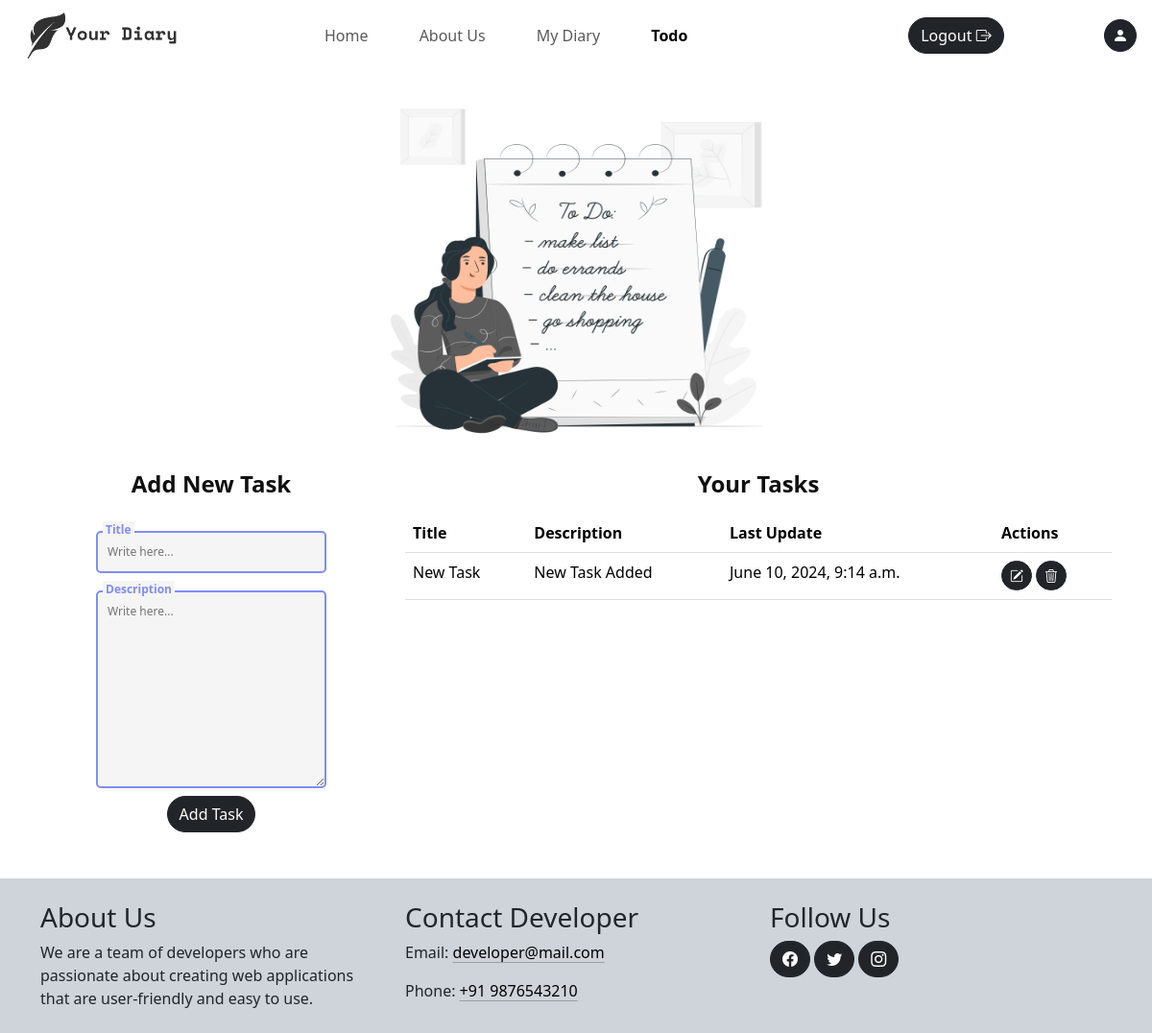
Screenshot of /todo/ (signed in) with the database file from the repository.
### diary/models.py (models this page shows, shortened)
class Todo(models.Model):
    user = models.ForeignKey(User, on_delete=models.CASCADE)
    title = models.CharField(max_length=100)
    description = models.TextField()
    created_at = models.DateTimeField(auto_now_add=True)
    updated_at = models.DateTimeField(auto_now=True)

### diary/views.py (the view)
# urls.py: path("todo/", views.todo, name="todo"),
@login_required(login_url="login")
def todo(request):
	context = {}
	todo_form = TodoForm()
	context["todo_form"] = todo_form
	todos = Todo.objects.filter(user=request.user)
	context["todos"] = todos
	context['activeTodo']="active"
	return render(request, "todo.html", context)

### diary/forms.py
class TodoForm(forms.ModelForm):
	class Meta:
		model = Todo
		fields = ('title', 'description')
		widgets = {
			'title': forms.TextInput(attrs={'class': 'input', 'placeholder': 'Write here...'}),
			'description': forms.Textarea(attrs={'class': 'input', 'placeholder': 'Write here...'}),
		}

### diary/context_processors.py (called while the page is built)
def site(request):
	site = Site.objects.first()  # replace this with your actual query
	return {'site': site}

### diary/templates/todo.html (shortened to what this page needs)
{% extends "base.html" %}
{% load static %}
{% block css %}
	<link rel="stylesheet" href="{% static "css/todo.css" %}">
{% endblock css %}
{% block body %}
	<div class="container todo-page">
		<div class="row todo-image">
			<img src="{% static "media/Todo_list.png" %}" alt="" class="todo-img">
		</div>
		<div class="row">
			<div class="col-sm-4">
				<h4 class='heading text-center'>Add New Task</h4>
				<form action="{% url "addTodo" %}" class="todo-form" method="POST" >{% csrf_token %}
					{% for field in todo_form %}
						<div class="coolinput">
							<label for="{{field.id_for_label}}" class="text">{{field.label}}</label>
							{{field}}  <small class='text-warning'>{{field.errors|striptags}}</small>
						</div>
					{% endfor %}
					<input type="submit" class="btn btn-dark mt-2" value='Add Task'>
				</form>
			</div>
			<div class="col-sm-8">
				<h4 class='heading text-center'>Your Tasks</h4>
				{% if todos %}
					<table class="table table-hover">
						<thead>
							<tr>
								<th>Title</th>
								<th>Description</th>
								<th>Last Update</th>
								<th>Actions</th>
							</tr>
						</thead>
						<tbody>
							{% for todo in todos %}
								<tr>
									<td>{{todo.title}}</td>
									<td>{{todo.description}}</td>
									<td>{{todo.updated_at}}</td>
									<td>
										<a href="{% url "updateTodo" todo.id %}" class="btn btn-sm btn-dark"><i class="bi bi-pencil-square"></i></a>
										<a href="" data-id="{{todo.id}}" class="btn btn-sm btn-dark delete-btn"><i class="bi bi-trash3"></i></a>
									</td>
								</tr>
							{% endfor %}
					</table>
				{% else %}
					<p class="text-center">No tasks available</p>
				{% endif %}
			</div>
		</div>
	</div>
	{% include "sections/footer.html" %}
{% endblock body %}

### diary/static/css/style.css (style rules this page uses)
.btn { border-radius: 30px !important; }

### diary/static/css/todo.css (style rules this page uses)
.todo-page { margin-bottom: 1rem; }
.todo-form { align-items: center; display: flex; flex-direction: column; }
.heading { font-size: 1.5rem; font-weight: 700; color: #101010; margin: 1rem 0; }
td a { margin-bottom: .1rem; }
.todo-image { justify-content: center; }
.todo-img { height: 50vh; width: 30rem; }
.coolinput { display: flex; flex-direction: column; width: 90%; position: static; max-width: 240px; }
.coolinput label.text { font-size: 0.75rem; color: #818CF8; font-weight: 700; position: relative; top: 0.5rem; margin: 0 0 0 7px; padding: 0 3px; background: whitesmoke; width: fit-content; }
.coolinput > .input { padding: 11px 10px; font-size: 0.75rem; border: 2px #818CF8 solid; border-radius: 5px; background: whitesmoke; }

### rows the page displays
Todo: title "New Task", description "New Task Added", updated_at "June 10, 2024, 9:14 a.m."

### other values shown
{{ field.label }} "Title" "Description"
